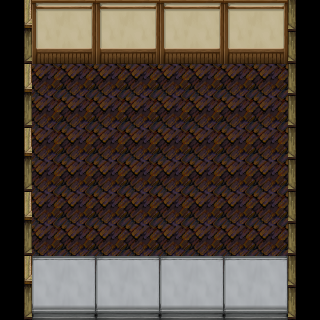

This is a level from a 2D game, rendered from its Tiled map with the project's own tilesets. A one-line summary and the complete map file follow:
An orthogonal 10x10 tile map with 32x32 px tiles, 1 tile layer (Tile Layer 1) and 4 objects.

<map version="1.0" orientation="orthogonal" renderorder="left-up" width="10" height="10" tilewidth="32" tileheight="32" nextobjectid="1">
 <tileset firstgid="1" name="rpg_maker_vx_rtp_tileset_by_telles0808" tilewidth="32" tileheight="32" tilecount="2016" columns="32">
  <image source="../Sprites/rpg_maker_vx_rtp_tileset_by_telles0808.png" trans="000000" width="1024" height="2016" />
  <tile id="308">
   <objectgroup draworder="index">
    <object id="0" x="0.333333" y="0.333333" width="31.6667" height="31.3333" />
   </objectgroup>
  </tile>
  <tile id="309">
   <objectgroup draworder="index">
    <object id="0" x="-0.333333" y="0" width="32" height="31.6667" />
   </objectgroup>
  </tile>
  <tile id="310">
   <objectgroup draworder="index">
    <object id="0" x="0.333333" y="0.666667" width="32" height="30.6667" />
   </objectgroup>
  </tile>
  <tile id="311">
   <objectgroup draworder="index">
    <object id="0" x="0.333333" y="0.333333" width="31.3333" height="31.3333" />
   </objectgroup>
  </tile>
 </tileset>
 <layer name="Tile Layer 1" width="10" height="10">
  <data encoding="csv">
485,277,278,277,278,277,278,277,278,684,
517,309,310,309,310,309,310,309,310,684,
485,76,76,76,76,76,76,76,76,684,
517,76,76,76,76,76,76,76,76,684,
485,76,76,76,76,76,76,76,76,684,
517,76,76,76,76,76,76,76,76,684,
485,76,76,76,76,76,76,76,76,684,
517,76,76,76,76,76,76,76,76,684,
485,279,280,279,280,279,280,279,280,684,
517,311,312,311,312,311,312,311,312,684
</data>
 </layer>
</map>
